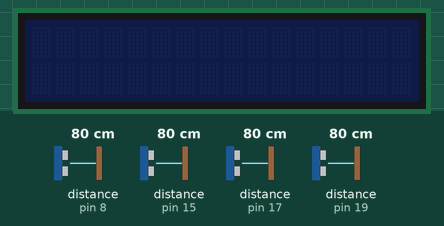
Simulated run of this sketch. Board: Arduino Uno, built with avr-gcc and run on an emulated ATmega328P. Parts: 16×2 character LCD. Wiring (inferred from the names in the program): 4 × ultrasonic range finder: trigger pin 9, echo pin 8 / trigger pin 14, echo pin 15 / trigger pin 16, echo pin 17 / trigger pin 18, echo pin 19. Inputs (shaded band) come from the test bench; at power-on: distance to the obstacle (sensors on pin 15, pin 8, pin 17, pin 19) 80 cm. The echo pulse lasts 58.3 µs per cm; the audio player accepts every command and is not drawn; what the sketch prints to the serial monitor is not drawn.

Above: at 1.7 s.
1.8 s: distance to the obstacle (sensor on pin 15) set to 58 cm
3.3 s: distance to the obstacle (sensor on pin 15) set to 51 cm
At 4.1 s:
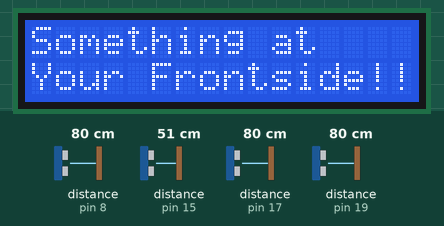
5.0 s: distance to the obstacle (sensor on pin 8) set to 2 cm
At 5.43 s:
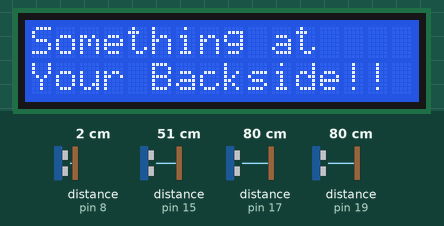
8.0 s: distance to the obstacle (sensor on pin 17) set to 58 cm
11.0 s: distance to the obstacle (sensor on pin 17) set to 50 cm
14.0 s: distance to the obstacle (sensor on pin 8) set to 120 cm
Timing chart, 0 to 17.0 s (numbered marks = the images above; inputs shaded):
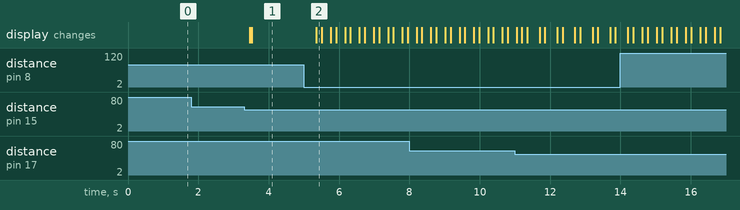

The sketch:

Code_close_detection.ino
```cpp
#include <Arduino.h>
#include "SoftwareSerial.h"
#include "DFRobotDFPlayerMini.h"
#include <LiquidCrystal.h>
LiquidCrystal lcd(12, 6, 5, 4, 3, 2);

static const uint8_t PIN_MP3_TX = 11; // Connects to module's RX
static const uint8_t PIN_MP3_RX = 10; // Connectsto module's TX
SoftwareSerial softwareSerial(PIN_MP3_RX, PIN_MP3_TX);
DFRobotDFPlayerMini player;

int left_trigPin = 14;

int left_echoPin = 15;

int right_trigPin = 16;

int right_echoPin = 17;

int left_trigPinn = 18;

int left_echoPinn = 19;

int right_trigPinn = 9;

int right_echoPinn = 8;


void setup() {


  pinMode(left_trigPin,OUTPUT);

  pinMode(left_echoPin,INPUT);

  pinMode(right_trigPin,OUTPUT);

  pinMode(right_echoPin,INPUT);
  pinMode(left_trigPinn,OUTPUT);

  pinMode(left_echoPinn,INPUT);

  pinMode(right_trigPinn,OUTPUT);

  pinMode(right_echoPinn,INPUT);


  Serial.begin(115200);


  softwareSerial.begin(9600);
  player.volume(50);
  player.begin(softwareSerial);


}

void loop(){

     left();

     right();

     leftt();

     rightt();


}

void left(){

  delay(50);// reading will be taken after ....miliseconds

  Serial.println("\n");

  int duration, distance;

    digitalWrite (left_trigPin, HIGH);

    delayMicroseconds (10);

    digitalWrite (left_trigPin, LOW);

    duration = pulseIn (left_echoPin, HIGH);

    distance = (duration/2) / 29.1;

    //distance= duration*0.034/2;

    if (distance < 55) {  // Change the number for long or short distances.

    Serial.print("Left Distance");

    Serial.print(distance);
    player.play(1);
     lcd.begin(16, 2);
   lcd.setCursor(0,0);
  lcd.print("Something at");
  lcd.setCursor(0,1);
 lcd.print("Your Frontside!!");


    }

}

void right(){

   delay(50);// reading will be taken after ....miliseconds

   Serial.println("\n");

   int duration, distance;

    digitalWrite (right_trigPin, HIGH);

    delayMicroseconds (10);

    digitalWrite (right_trigPin, LOW);

    duration = pulseIn (right_echoPin, HIGH);

    distance = (duration/2) / 29.1;

    if (distance < 55) {  // Change the number for long or short distances.

    Serial.print("Right Distance");

    Serial.print(distance);
    player.play(2);
 lcd.begin(16, 2);
     lcd.setCursor(0,0);
  lcd.print("Something at");
  lcd.setCursor(0,1);
 lcd.print("Your Backside!!");


    }

 }
 void rightt(){

   delay(50);// reading will be taken after ....miliseconds

   Serial.println("\n");

   int duration, distance;

    digitalWrite (right_trigPinn, HIGH);

    delayMicroseconds (10);

    digitalWrite (right_trigPinn, LOW);

    duration = pulseIn (right_echoPinn, HIGH);

    distance = (duration/2) / 29.1;

    if (distance < 55) {  // Change the number for long or short distances.

    Serial.print("Right Distance");

    Serial.print(distance);
    player.play(2);
 lcd.begin(16, 2);
     lcd.setCursor(0,0);
  lcd.print("Something at");
  lcd.setCursor(0,1);
 lcd.print("Your Backside!!");


    }

 }
 void leftt(){

  delay(50);// reading will be taken after ....miliseconds

  Serial.println("\n");

  int duration, distance;

    digitalWrite (left_trigPinn, HIGH);

    delayMicroseconds (10);

    digitalWrite (left_trigPinn, LOW);

    duration = pulseIn (left_echoPinn, HIGH);

    distance = (duration/2) / 29.1;

    //distance= duration*0.034/2;

    if (distance < 55) {  // Change the number for long or short distances.

    Serial.print("Left Distance");

    Serial.print(distance);
    player.play(1);
     lcd.begin(16, 2);
   lcd.setCursor(0,0);
  lcd.print("Something at");
  lcd.setCursor(0,1);
 lcd.print("Your Frontside!!");


    }

}
```

Measured:
- the behaviour switches between 55 and 54 cm on distance to the obstacle (sensor on pin 15) (found by bisection; images 0 and 1)
- after the input at 1.8 s, every drawn part: stays the same
- after the input at 3.3 s, the display: first changes after 0.16 s (image 1 shows a later state)
- after the input at 5.0 s, the display: changes after 0.36 s (image 2)
